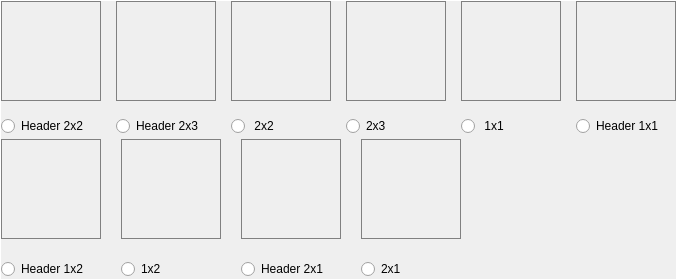
           <widget class="QGroupBox" name="groupBox_2">
            <property name="styleSheet">
             <string notr="true">QGroupBox {
               color: black;
               border: 1px solid rgb(255, 255, 255); 
              }</string>
            </property>
            <property name="title">
             <string/>
            </property>
            <layout class="QGridLayout" name="gridLayout_2">
             <property name="leftMargin">
              <number>0</number>
             </property>
             <property name="topMargin">
              <number>0</number>
             </property>
             <property name="rightMargin">
              <number>0</number>
             </property>
             <property name="bottomMargin">
              <number>0</number>
             </property>
             <property name="horizontalSpacing">
              <number>0</number>
             </property>
             <property name="verticalSpacing">
              <number>3</number>
             </property>
             <item row="0" column="0">
              <layout class="QHBoxLayout" name="horizontalLayout_8">
               <property name="spacing">
                <number>15</number>
               </property>
               <item>
                <layout class="QVBoxLayout" name="verticalLayout_7">
                 <item>
                  <widget class="QLabel" name="H2x2Label">
                   <property name="sizePolicy">
                    <sizepolicy hsizetype="Fixed" vsizetype="Fixed">
                     <horstretch>0</horstretch>
                     <verstretch>0</verstretch>
                    </sizepolicy>
                   </property>
                   <property name="minimumSize">
                    <size>
                     <width>100</width>
                     <height>100</height>
                    </size>
                   </property>
                   <property name="maximumSize">
                    <size>
                     <width>100</width>
                     <height>100</height>
                    </size>
                   </property>
                   <property name="styleSheet">
                    <string notr="true">QLabel {
				border: 1px solid grey; 
              }</string>
                   </property>
                   <property name="text">
                    <string/>
                   </property>
                  </widget>
                 </item>
                 <item>
                  <widget class="QRadioButton" name="H2x2RButton">
                   <property name="text">
                    <string>Header 2x2</string>
                   </property>
                  </widget>
                 </item>
                </layout>
               </item>
               <item>
                <layout class="QVBoxLayout" name="verticalLayout_8">
                 <item>
                  <widget class="QLabel" name="H2x3Label">
                   <property name="sizePolicy">
                    <sizepolicy hsizetype="Fixed" vsizetype="Fixed">
                     <horstretch>0</horstretch>
                     <verstretch>0</verstretch>
                    </sizepolicy>
                   </property>
                   <property name="minimumSize">
                    <size>
                     <width>100</width>
                     <height>100</height>
                    </size>
                   </property>
                   <property name="maximumSize">
                    <size>
                     <width>100</width>
                     <height>100</height>
                    </size>
                   </property>
                   <property name="styleSheet">
                    <string notr="true">QLabel {
				border: 1px solid grey; 
              }</string>
                   </property>
                   <property name="text">
                    <string/>
                   </property>
                  </widget>
                 </item>
                 <item>
                  <widget class="QRadioButton" name="H2x3RButton">
                   <property name="text">
                    <string>Header 2x3</string>
                   </property>
                  </widget>
                 </item>
                </layout>
               </item>
               <item>
                <layout class="QVBoxLayout" name="verticalLayout_9">
                 <item>
                  <widget class="QLabel" name="Labe_2x2">
                   <property name="sizePolicy">
                    <sizepolicy hsizetype="Fixed" vsizetype="Fixed">
                     <horstretch>0</horstretch>
                     <verstretch>0</verstretch>
                    </sizepolicy>
                   </property>
                   <property name="minimumSize">
                    <size>
                     <width>100</width>
                     <height>100</height>
                    </size>
                   </property>
                   <property name="maximumSize">
                    <size>
                     <width>100</width>
                     <height>100</height>
                    </size>
                   </property>
                   <property name="styleSheet">
                    <string notr="true">QLabel {
				border: 1px solid grey; 
              }</string>
                   </property>
                   <property name="text">
                    <string/>
                   </property>
                  </widget>
                 </item>
                 <item>
                  <widget class="QRadioButton" name="RButton_2x2">
                   <property name="text">
                    <string> 2x2</string>
                   </property>
                  </widget>
                 </item>
                </layout>
               </item>
               <item>
                <layout class="QVBoxLayout" name="verticalLayout_10">
                 <item>
                  <widget class="QLabel" name="Label_2x3">
                   <property name="sizePolicy">
                    <sizepolicy hsizetype="Fixed" vsizetype="Fixed">
                     <horstretch>0</horstretch>
                     <verstretch>0</verstretch>
                    </sizepolicy>
                   </property>
                   <property name="minimumSize">
                    <size>
                     <width>100</width>
                     <height>100</height>
                    </size>
                   </property>
                   <property name="maximumSize">
                    <size>
                     <width>100</width>
                     <height>100</height>
                    </size>
                   </property>
                   <property name="styleSheet">
                    <string notr="true">QLabel {
				border: 1px solid grey; 
              }</string>
                   </property>
                   <property name="text">
                    <string/>
                   </property>
                  </widget>
                 </item>
                 <item>
                  <widget class="QRadioButton" name="RButton_2x3">
                   <property name="text">
                    <string>2x3</string>
                   </property>
                  </widget>
                 </item>
                </layout>
               </item>
               <item>
                <layout class="QVBoxLayout" name="verticalLayout_11">
                 <item>
                  <widget class="QLabel" name="Label_1x1">
                   <property name="sizePolicy">
                    <sizepolicy hsizetype="Fixed" vsizetype="Fixed">
                     <horstretch>0</horstretch>
                     <verstretch>0</verstretch>
                    </sizepolicy>
                   </property>
                   <property name="minimumSize">
                    <size>
                     <width>100</width>
                     <height>100</height>
                    </size>
                   </property>
                   <property name="maximumSize">
                    <size>
                     <width>100</width>
                     <height>100</height>
                    </size>
                   </property>
                   <property name="styleSheet">
                    <string notr="true">QLabel {
				border: 1px solid grey; 
              }</string>
                   </property>
                   <property name="text">
                    <string/>
                   </property>
                  </widget>
                 </item>
                 <item>
                  <widget class="QRadioButton" name="RButton_1x1">
                   <property name="text">
                    <string> 1x1</string>
                   </property>
                  </widget>
                 </item>
                </layout>
               </item>
               <item>
                <layout class="QVBoxLayout" name="verticalLayout_12">
                 <item>
                  <widget class="QLabel" name="H1x1Label">
                   <property name="sizePolicy">
                    <sizepolicy hsizetype="Fixed" vsizetype="Fixed">
                     <horstretch>0</horstretch>
                     <verstretch>0</verstretch>
                    </sizepolicy>
                   </property>
                   <property name="minimumSize">
                    <size>
                     <width>100</width>
                     <height>100</height>
                    </size>
                   </property>
                   <property name="maximumSize">
                    <size>
                     <width>100</width>
                     <height>100</height>
                    </size>
                   </property>
                   <property name="styleSheet">
                    <string notr="true">QLabel {
				border: 1px solid grey; 
              }</string>
                   </property>
                   <property name="text">
                    <string/>
                   </property>
                  </widget>
                 </item>
                 <item>
                  <widget class="QRadioButton" name="H1x1RButton">
                   <property name="text">
                    <string>Header 1x1</string>
                   </property>
                  </widget>
                 </item>
                </layout>
               </item>
              </layout>
             </item>
             <item row="1" column="0">
              <layout class="QHBoxLayout" name="horizontalLayout_7">
               <property name="spacing">
                <number>20</number>
               </property>
               <item>
                <layout class="QVBoxLayout" name="verticalLayout_13">
                 <item>
                  <widget class="QLabel" name="H1x2Label">
                   <property name="sizePolicy">
                    <sizepolicy hsizetype="Fixed" vsizetype="Fixed">
                     <horstretch>0</horstretch>
                     <verstretch>0</verstretch>
                    </sizepolicy>
                   </property>
                   <property name="minimumSize">
                    <size>
                     <width>100</width>
                     <height>100</height>
                    </size>
                   </property>
                   <property name="maximumSize">
                    <size>
                     <width>100</width>
                     <height>100</height>
                    </size>
                   </property>
                   <property name="styleSheet">
                    <string notr="true">QLabel {
				border: 1px solid grey; 
              }</string>
                   </property>
                   <property name="text">
                    <string/>
                   </property>
                  </widget>
                 </item>
                 <item>
                  <widget class="QRadioButton" name="H1x2RButton">
                   <property name="text">
                    <string>Header 1x2</string>
                   </property>
                  </widget>
                 </item>
                </layout>
               </item>
               <item>
                <layout class="QVBoxLayout" name="verticalLayout_14">
                 <item>
                  <widget class="QLabel" name="Label_1x2">
                   <property name="sizePolicy">
                    <sizepolicy hsizetype="Fixed" vsizetype="Fixed">
                     <horstretch>0</horstretch>
                     <verstretch>0</verstretch>
                    </sizepolicy>
                   </property>
                   <property name="minimumSize">
                    <size>
                     <width>100</width>
                     <height>100</height>
                    </size>
                   </property>
                   <property name="maximumSize">
                    <size>
                     <width>100</width>
                     <height>100</height>
                    </size>
                   </property>
                   <property name="styleSheet">
                    <string notr="true">QLabel {
				border: 1px solid grey; 
              }</string>
                   </property>
                   <property name="text">
                    <string/>
                   </property>
                  </widget>
                 </item>
                 <item>
                  <widget class="QRadioButton" name="RButton_1x2">
                   <property name="text">
                    <string>1x2</string>
                   </property>
                  </widget>
                 </item>
                </layout>
               </item>
               <item>
                <layout class="QVBoxLayout" name="verticalLayout_15">
                 <item>
                  <widget class="QLabel" name="H2x1Label">
                   <property name="sizePolicy">
                    <sizepolicy hsizetype="Fixed" vsizetype="Fixed">
                     <horstretch>0</horstretch>
                     <verstretch>0</verstretch>
                    </sizepolicy>
                   </property>
                   <property name="minimumSize">
                    <size>
                     <width>100</width>
                     <height>100</height>
                    </size>
                   </property>
                   <property name="maximumSize">
                    <size>
                     <width>100</width>
                     <height>100</height>
                    </size>
                   </property>
                   <property name="styleSheet">
                    <string notr="true">QLabel {
				border: 1px solid grey; 
              }</string>
                   </property>
                   <property name="text">
                    <string/>
                   </property>
                  </widget>
                 </item>
                 <item>
                  <widget class="QRadioButton" name="H2x1RButton">
                   <property name="text">
                    <string>Header 2x1</string>
                   </property>
                  </widget>
                 </item>
                </layout>
               </item>
               <item>
                <layout class="QVBoxLayout" name="verticalLayout_16">
                 <item>
                  <widget class="QLabel" name="Label_2x1">
                   <property name="sizePolicy">
                    <sizepolicy hsizetype="Fixed" vsizetype="Fixed">
                     <horstretch>0</horstretch>
                     <verstretch>0</verstretch>
                    </sizepolicy>
                   </property>
                   <property name="minimumSize">
                    <size>
                     <width>100</width>
                     <height>100</height>
                    </size>
                   </property>
                   <property name="maximumSize">
                    <size>
                     <width>100</width>
                     <height>100</height>
                    </size>
                   </property>
                   <property name="styleSheet">
                    <string notr="true">QLabel {
				border: 1px solid grey; 
              }</string>
                   </property>
                   <property name="text">
                    <string/>
                   </property>
                  </widget>
                 </item>
                 <item>
                  <widget class="QRadioButton" name="RButton_2x1">
                   <property name="text">
                    <string>2x1</string>
                   </property>
                  </widget>
                 </item>
                </layout>
               </item>
               <item>
                <spacer name="horizontalSpacer_4">
                 <property name="orientation">
                  <enum>Qt::Horizontal</enum>
                 </property>
                 <property name="sizeHint" stdset="0">
                  <size>
                   <width>40</width>
                   <height>20</height>
                  </size>
                 </property>
                </spacer>
               </item>
              </layout>
             </item>
            </layout>
           </widget>
